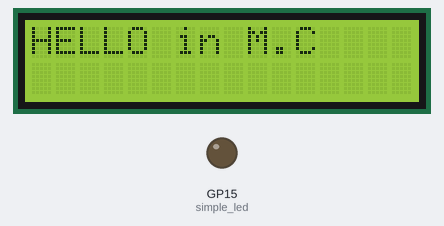
Bench run of a program on a simulated Raspberry Pi Pico running MicroPython. Shown: 16×2 character LCD, output pins drawn as LEDs (lit = HIGH). Library files of the repository ran but are not shown: pico_i2c_lcd.py; what the program prints to the serial console is not drawn. At 5.0 s the program stops and its outputs stay as they are.

Above: at 0.12 s.
At 1.02 s:
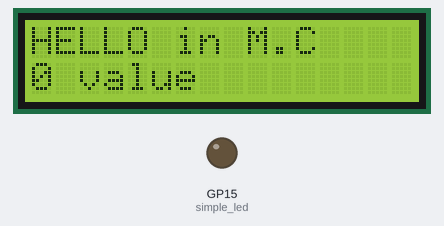
At 4.53 s:
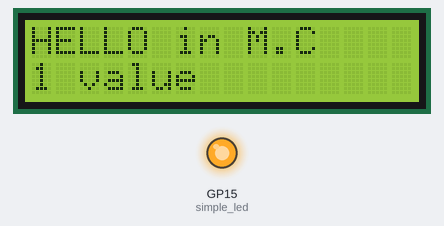
Timing chart, 0 to 6.5 s (numbered marks = the images above):
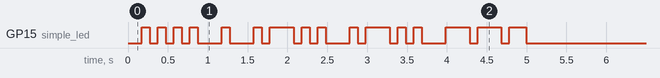

The program:

main.py
```python
from machine import Pin
from machine import I2C
from pico_i2c_lcd import I2cLcd
import time

i2c = I2C(id=1,scl=Pin(3),sda=Pin(2),freq=100000)
lcd = I2cLcd(i2c,0x27,2,16)
simple_led = Pin(15, Pin.OUT)
button = Pin(13,Pin.IN, Pin.PULL_UP)

data = {
  "A": [1,0,1,1,1],
  "B": [1,1,1,0,1,0,1,0,1],
  "C": [1,1,1,0,1,0,1,1,1,0,1],
  "D": [1,1,1,0,1,0,1],
  "E": [1],
  "F": [1,0,1,0,1,1,1,0,1],
  "G": [1,1,1,0,1,1,1,0,1],
  "H": [1,0,1,0,1,0,1],
  "I": [1,0,1],
  "J": [1,0,1,1,1,0,1,1,1,0,1,1,1],
  "K": [1,1,1,0,1,0,1,1,1],
  "L": [1,0,1,1,1,0,1,0,1],
  "M": [1,1,1,0,1,1,1],
  "N": [1,1,1,0,1],
  "O": [1,1,1,0,1,1,1,0,1,1,1],
  "P": [1,0,1,1,1,0,1,1,1,0,1],
  "Q": [1,1,1,0,1,1,1,0,1,0,1,1,1],
  "R": [1,0,1,1,1,0,1],
  "S": [1,0,1,0,1],
  "T": [1,1,1],
  "U": [1,0,1,0,1,1,1],
  "V": [1,0,1,0,1,0,1,1,1],
  "W": [1,0,1,1,1,0,1,1,1],
  "X": [1,1,1,0,1,0,1,0,1,1,1],
  "Y": [1,1,1,0,1,0,1,1,1,0,1,1,1],
  "Z": [1,1,1,0,1,1,1,0,1,0,1],
  " ": [0,0,0,0,0,0,0],
  "nil": ""
}

wpm=20
unit = 1.2/wpm

def MultiAppend(database,value,howMany):
    for number in range(1,howMany+1):
        database.append(value)

def clearFunc():
    lcd.clear()
    simple_led.value(0)

def SingleWordMorse(Message):
    Message = Message.upper()
    split = list(Message)

    data_table = []

    for i in range(len(split)):
        letters = split[i]
        before = split[i-1] if i > 0 else "nil"
        after = split[i+1] if i < len(split) -1 else "nil"

        # print(f"Before: {before}, Current: {letters}, After: {after}")

        if letters == " ":
            MultiAppend(data_table,0,7)
        else:
            if data[after] == "": # Final Append
                data_table.extend(data[letters])
            else:
                if after == " ": # append without adding 3
                    data_table.extend(data[letters])
                else:
                    data_table.extend(data[letters])
                    MultiAppend(data_table,0,3)


    print(data_table,len(data_table))

    return data_table

def RunMorse(lines):
    BinaryMorse = SingleWordMorse(lines) # Returns the string as a list of 0s and 1s for the final message includes spaces and interletter spaces.
    currentWord = []

    lcd.move_to(0,0)
    lcd.putstr(f"{lines.upper()} in M.C")

    for number in BinaryMorse:
        time.sleep(unit)
        lcd.move_to(0,0)
        lcd.putstr(f"{lines.upper()} in M.C")
        currentWord.append(number)

        key = next((k for k, v in data.items() if v == currentWord),None)

        if number == 1:
            lcd.move_to(0,1)
            lcd.putstr("1 value")
            simple_led.value(1)
        else:
            lcd.move_to(0,1)
            lcd.putstr("0 value")
            simple_led.value(0)

    clearFunc()

RunMorse("Hello")
```

Measured:
- by itself, GP15 (simple_led): LOW → HIGH at 0.18 s, → LOW 0.10 s later, → HIGH 0.10 s later, → LOW 0.10 s later, … (32 changes in this stretch)
